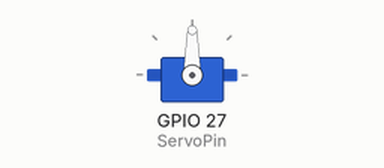
Simulated run of this program. Board: Raspberry Pi (BCM pin numbers). Parts: servo. Servo angles are drawn from the pulse width (0.5 ms = 0°, 2.5 ms = 180°). At 6.0 s the program stops and its outputs stay as they are.

Above: at 0.1 s.
At 5.1 s:
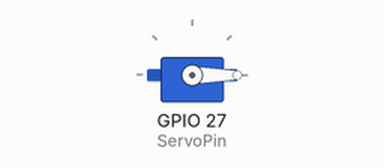
Timing chart, 0 to 6.6 s (numbered marks = the images above):
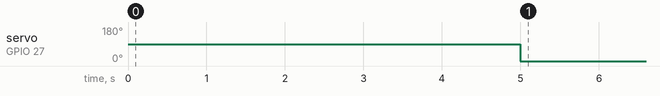

Measured:
- by itself, servo on GPIO 27 (ServoPin): 90° → 0° at 5.0 s

The program:

Opendoor.py
```python
import RPi.GPIO as GPIO
import time

ServoPin = 27

GPIO.setwarnings(False)
GPIO.setmode (GPIO.BCM)
GPIO.setup(ServoPin,GPIO.OUT)
p = GPIO.PWM(ServoPin,50)
p.start(7.5)

time.sleep(5)
p.ChangeDutyCycle(2.5)
time.sleep(1)
```
